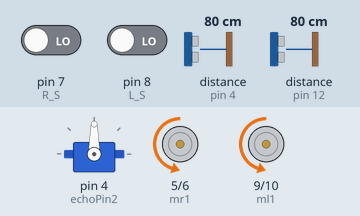
This sketch was run on a simulated Arduino Uno, built with avr-gcc and run on an emulated ATmega328P. Shown: servo, motor-driver pin pairs drawn as motors (green arrow = first pin HIGH = forward, orange = second pin HIGH = backward, longer = more drive). Wiring (inferred from the names in the program): 2 × ultrasonic range finder: trigger pin 3, echo pin 4 / trigger pin 11, echo pin 12. The inputs (shaded band) are chosen by the test bench; at power-on: pin 7 (R_S) LOW, pin 8 (L_S) LOW, distance to the obstacle (sensors on pin 4, pin 12) 80 cm. The echo pulse lasts 58.3 µs per cm.

Above: at 2.2 s.
2.3 s: pin 7 (R_S) driven HIGH
At 3.5 s:
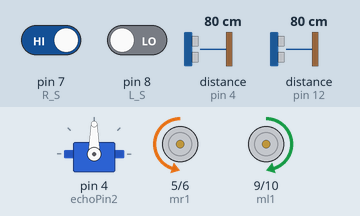
3.8 s: pin 8 (L_S) driven HIGH
At 5.0 s:
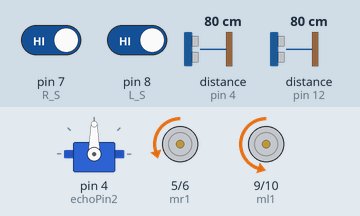
5.3 s: pin 7 (R_S) driven LOW
At 6.2 s:
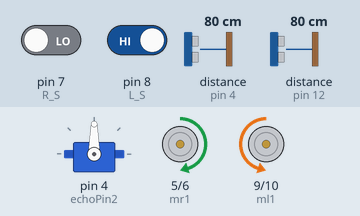
6.8 s: distance to the obstacle (sensor on pin 4) set to 5 cm
8.3 s: distance to the obstacle (sensor on pin 4) set to 2 cm
At 9.1 s:
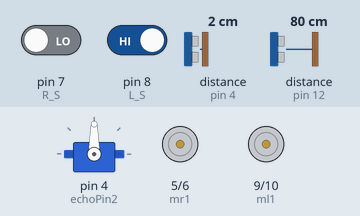
9.8 s: distance to the obstacle (sensor on pin 4) set to 4 cm
At 10.2 s:
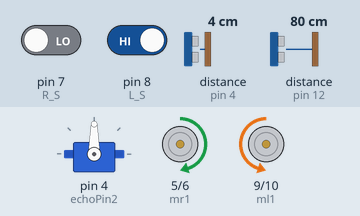
Timing chart, 0 to 12.3 s (numbered marks = the images above; inputs shaded):
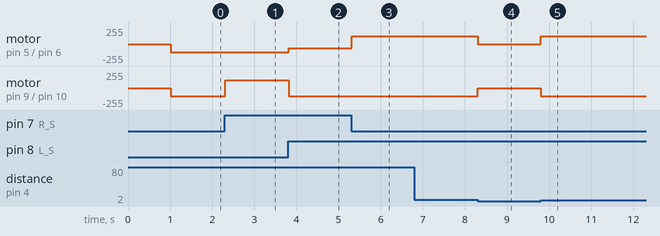

The sketch:

Transport_Robot_ver1.ino
```cpp
#include <Servo.h>
#include <Wire.h>
#include "Adafruit_TCS34725.h"


Servo bridge;
Servo sub;


const int mr1=5;                //MotorA  L293 Pin in1
const int mr2=6;                //MotorA  L293 Pin in1
const int ml1=9;                //MotorB  L293 Pin in1
const int ml2=10;               //MotorB  L293 Pin in1
const int R_S=7;                //ir sensor Right for line tracing
const int L_S=8;                //ir sensor Left for line tracing
const int pingPin1 = 11;         // Trigger Pin of Ultrasonic Sensor1
const int echoPin1 = 12;         // Echo Pin of Ultrasonic Sensor1
const int pingPin2 =3;           // Trigger Pin of Ultrasonic Sensor2
const int echoPin2 = 4;          // Echo Pin of Ultrasonic Sensor2


void setup(){
  pinMode(R_S, INPUT);
  pinMode(L_S, INPUT);
  pinMode(mr1, OUTPUT);
  pinMode(mr2, OUTPUT);
  pinMode(ml1, OUTPUT);
  pinMode(ml2, OUTPUT);
  pinMode(pingPin1, OUTPUT);
  pinMode(echoPin1, INPUT);
  pinMode(pingPin2, OUTPUT);
  pinMode(echoPin2, INPUT);
  //pinMode(LED_BUILTIN, OUTPUT);

  // servo setup
  bridge.attach(4);
  Serial.begin(9600);

  delay(1000);
}


void forward(){           //forword
  analogWrite(mr1, 0);    //Right Motor forword Pin
  analogWrite(mr2, 120);  //Right Motor backword Pin
  analogWrite(ml1, 0);    //Left Motor forword Pin
  analogWrite(ml2, 120);  //Left Motor backword Pin
}

void forward_sub(){
  analogWrite(mr1, 0);    //Right Motor forword Pin
  analogWrite(mr2, 60);  //Right Motor backword Pin
  analogWrite(ml1, 0);    //Left Motor forword Pin
  analogWrite(ml2, 60);  //Left Motor backword Pin
}


void Right_line(){              //turnLeft
  analogWrite(mr1, 0);    //Right Motor forword Pin
  analogWrite(mr2, 120);  //Right Motor backword Pin
  analogWrite(ml1, 120);  //Left Motor forword Pin
  analogWrite(ml2, 0);    //Left Motor backword Pin
}

void Left_line(){             //turnRight
  analogWrite(mr1, 120);  //Right Motor forword Pin
  analogWrite(mr2, 0);    //Right Motor backword Pin
  analogWrite(ml1, 0);    //Left Motor backword Pin
  analogWrite(ml2, 120);  //Left Motor forword Pin
}

void backward(){
  analogWrite(mr1, 150);  //Right Motor forword Pin
  analogWrite(mr2, 0);    //Right Motor backword Pin
  analogWrite(ml1, 150);  //Left Motor forword Pin
  analogWrite(ml2, 0);    //Left Motor backword Pin
}

void Stop(){              //stop
  analogWrite(mr1, 0);    //Right Motor forword Pin
  analogWrite(mr2, 0);    //Right Motor backword Pin
  analogWrite(ml1, 0);    //Left Motor backword Pin
  analogWrite(ml2, 0);    //Left Motor forword Pin
}


//void line_tracing(a,b){
//  if(a==0 && b==0){
//    forward()
//  }
//  else if(a==1 && b==0){
//    Left_line()
//  }
//  else if(a==0 && b==1){
//    Right_line()
//  }
//  else{
//    forward_sub()
//  }
//}

int Ultrasonic1(){
  long duration, distance;
  digitalWrite(pingPin1, LOW);
  delayMicroseconds(2);
  digitalWrite(pingPin1, HIGH);
  delayMicroseconds(2);
  digitalWrite(pingPin1, LOW);

  duration = pulseIn(echoPin1, HIGH);

  distance = duration*17/1000;
  return distance;
}

int Ultrasonic2(){
  long duration, distance;
  digitalWrite(pingPin2, LOW);
  delayMicroseconds(2);
  digitalWrite(pingPin2, HIGH);
  delayMicroseconds(2);
  digitalWrite(pingPin2, LOW);

  duration = pulseIn(echoPin2, HIGH);

  distance = duration*17/1000;
  return distance;
}


void loop(){
  int LS_value = digitalRead(L_S);
  int RS_value = digitalRead(R_S);
  int distance1 = Ultrasonic1();
  int distance2 = Ultrasonic2();

//  while(distance1 >=3 && distance2 >=3){
//    line_tracing(LS_value, RS_value);
//  }
  if(distance1 >=3 && distance2 >=3){
    line_tracing(LS_value, RS_value);
  }
  else{
    Stop();
  }
}

void line_tracing(int a, int b){
  if(a==0 && b==0){
    forward();
  }
  else if(a==1 && b==0){
    Left_line();
  }
  else if(a==0 && b==1){
    Right_line();
  }
  else{
    forward_sub();
  }
}
```

Measured:
- the behaviour switches between 4 and 3 cm on distance to the obstacle (sensor on pin 4) (found by bisection; images 3 and 4)
- after the input at 2.3 s, motor on pin 9 (ml1) / pin 10 (ml2): backward 120/255 → forward 120/255 at once
- after the input at 3.8 s, motor on pin 5 (mr1) / pin 6 (mr2): backward 120/255 → backward 60/255 at once; motor on pin 9 (ml1) / pin 10 (ml2): forward 120/255 → backward 120/255 at once
- after the input at 5.3 s, motor on pin 5 (mr1) / pin 6 (mr2): backward 60/255 → forward 120/255 at once
- after the input at 6.8 s, every drawn part: stays the same
- after the input at 8.3 s, motor on pin 5 (mr1) / pin 6 (mr2): forward 120/255 → stopped at once; motor on pin 9 (ml1) / pin 10 (ml2): backward 120/255 → stopped at once
- after the input at 9.8 s, motor on pin 5 (mr1) / pin 6 (mr2): stopped → forward 120/255 at once; motor on pin 9 (ml1) / pin 10 (ml2): stopped → backward 120/255 at once
